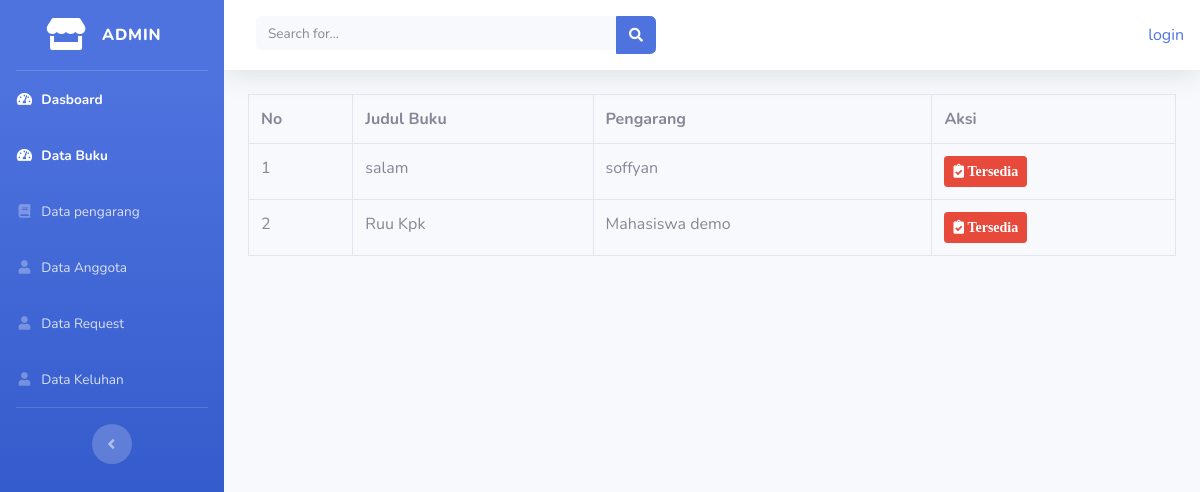
Screenshot of /index.php/admin/data_request with the database file from the repository.
### tables this page shows
CREATE TABLE `request` (
  `id_request` int(11) NOT NULL,
  `judul_buku` varchar(100) NOT NULL,
  `pengarang` varchar(100) NOT NULL
);

### application/controllers/admin/data_request.php (called while the page is built, shortened)
<?php
class Data_request extends CI_Controller
{
	public function index()
	{
		$data['request'] = $this->model_buku->tampil_data_request()->result();
		$this->load->view('templates_admin/header');
		$this->load->view('templates_admin/sidebar');
		$this->load->view('admin/data_request', $data);
		$this->load->view('templates_admin/footer');
	}
}

### index.php (called while the page is built, shortened)
<?php
require_once BASEPATH.'core/CodeIgniter.php';

### application/models/model_buku.php (called while the page is built, shortened)
<?php
class Model_buku extends CI_Model{
    public function tampil_data_request(){
        return $this->db->get('request');
    }
}

### application/views/admin/data_request.php (the view)
<div class="container-fluid">
	<table class="table table-bordered">
		<tr>
			<th>No</th>
			<th>Judul Buku</th>
			<th>Pengarang</th>
			<th>Aksi</th>
		</tr>
		<?php
		$no=1;
		foreach($request as $rq) : ?>
		<tr>
			<td><?php echo $no++ ?></td>
			<td><?php echo $rq->judul_buku ?></td>
			<td><?php echo $rq->pengarang ?></td>
			<td onclick="javascript: return confirm('Apakah request ini sudah teratasi?..')"><?php echo anchor('admin/data_request/hapus/' .$rq->id_request, '<div class="btn btn-danger btn-sm"><i class="fas fa-clipboard-check"> Tersedia</i></div>') ?></td>
		</tr>
		<?php endforeach; ?>
	</table>
</div>

### rows the page displays
request: judul_buku "salam", pengarang "soffyan", id_request "Tersedia"
request: judul_buku "Ruu Kpk", pengarang "Mahasiswa demo", id_request "Tersedia"

### other values shown
anchor('auth/login', 'login') "login"
